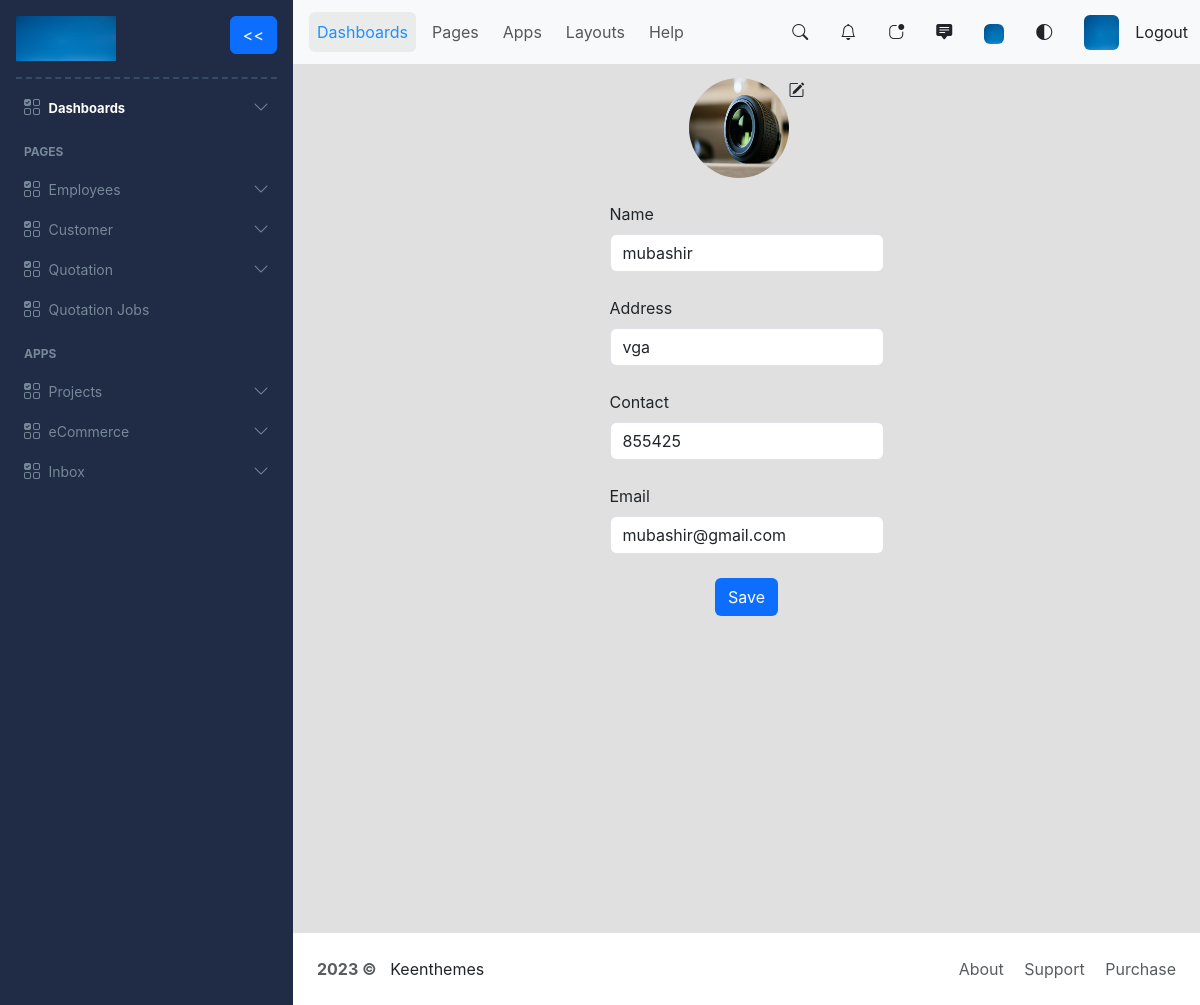
The page /update_customer/9da0e726-9bc1-45a9-9e7b-94f3bf9a62df (signed in) on the database its author committed.
### myapp/models.py (models this page shows, shortened)
class Customer(models.Model):
    id = models.UUIDField(primary_key=True, default=uuid.uuid4, unique=True, editable=False)
    name = models.CharField(max_length=30)
    address = models.CharField(max_length=150)
    contact = models.IntegerField()
    email = models.EmailField()
    profile_image = models.ImageField(null=True, blank=True, upload_to="profiles/")

### myapp/views.py (the view)
# urls.py: path('update_customer/<uuid:customer_id>', views.updateCustomer, name='update_customer'),
@login_required
def updateCustomer(request, customer_id):
    customer = get_object_or_404(Customer, pk=customer_id)
    customer_form = CustomerForm(instance=customer)
    if request.method == 'POST':
        customer_form = CustomerForm(request.POST, request.FILES, instance=customer)
        if customer_form.is_valid():
            customer_form.save()
            return redirect(reverse('update_customer', kwargs={'customer_id': customer_id}))
    return render(request, 'customer/customer.html', {'customer_form': customer_form, 'customer': customer})

### myapp/forms.py
class CustomerForm(forms.ModelForm):
    class Meta:
        model = Customer
        fields = '__all__'
        widgets = {
            'profile_image': forms.FileInput(attrs={
                'class': 'form-control',
                'id': 'formImage',
            }),
            'name': forms.TextInput(attrs={
                'class': 'form-control',
                'placeholder': 'Enter Name',
                'id': 'formName',
            }),
            'address': forms.TextInput(attrs={
                'class': 'form-control',
                'placeholder': 'Enter Address',
                'id': 'formAddress',
            }),
            'contact': forms.NumberInput(attrs={
                'class': 'form-control',
                'placeholder': 'Enter Contact Number',
                'id': 'formContact',
            }),
            'email': forms.EmailInput(attrs={
                'class': 'form-control',
                'placeholder': 'Enter Email',
                'id': 'formEmail',
            }),
        }

### myapp/templates/customer/customer.html (shortened to what this page needs)
{% extends 'index.html' %}
{% load static %}
{% block content %}
<form method="POST" action="" enctype="multipart/form-data">
    <div class="row ms-4 me-4 d-grid justify-content-center">
        <div class="col mb-4 d-flex justify-content-center">
            {% if customer.profile_image %}
                <img src="{{customer.profile_image.url}}" alt="Profile not loading..." style="width: 100px; height: 100px; border-radius: 50%;">
            {% else %}
                <img src="{% static 'image/default.png' %}" alt="Profile not loading..." style="width: 100px; height: 100px; border-radius: 50%;">
                {{ customer_form.profile_image }}
            {% endif %}
            <label for="formImage" class="form-label">
                <i class="bi bi-pencil-square"></i>
            </label>
        </div>
        <div class="col mb-4">
            <label for="formName" class="form-label">Name</label>
            {{ customer_form.name }}
        </div>
        <div class="col mb-4">
            <label for="formAddress" class="form-label">Address</label>
            {{ customer_form.address }}
        </div>
        <div class="col mb-4">
            <label for="formContact" class="form-label">Contact</label>
            {{ customer_form.contact }}
        </div>
        <div class="col mb-4">
            <label for="formEmail" class="form-label">Email</label>
            {{ customer_form.email }}
        </div>
    </div>
    <div class="d-flex justify-content-center">
        <input type="submit" class="btn bg-primary text-white" id="customercreatebtn" value="Save">
    </div>
</form>
{% endblock content %}

### myapp/static/css/keenweb.css (style rules this page uses)
* { font-family: Inter, Helvetica, "sans-serif";; }

### rows shown on the page
Customer: profile_image (picture), name "mubashir", address "vga", contact "855425", email "mubashir@gmail.com"
